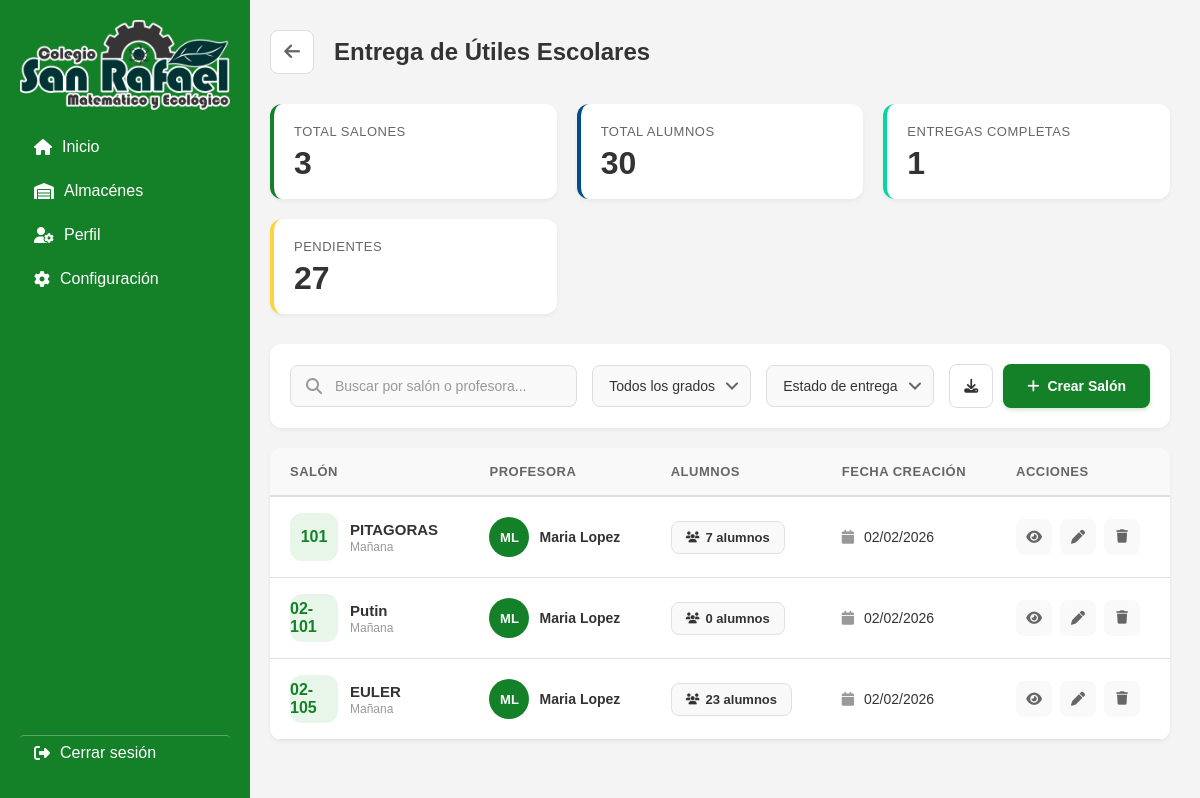
/entrega-utiles/, run on the app's committed database.
### app1/models.py (models this page shows, shortened)
class Salon(models.Model):
    TURNO_CHOICES = [
        ('Mañana', 'Mañana'),
        ('Tarde', 'Tarde'),
    ]
    GRADO_CHOICES = [
        (1, '1° Grado'),
        (2, '2° Grado'),
        (3, '3° Grado'),
        (4, '4° Grado'),
        (5, '5° Grado'),
        (6, '6° Grado'),
    ]
    nombre = models.CharField(max_length=100)
    codigo = models.CharField(max_length=10, unique=True)
    profesora = models.CharField(max_length=150)
    grado = models.IntegerField(choices=GRADO_CHOICES)
    turno = models.CharField(max_length=10, choices=TURNO_CHOICES, default='Mañana')
    fecha_creacion = models.DateTimeField(auto_now_add=True)
    class Meta:
        ordering = ['-fecha_creacion']
        verbose_name = 'Salón'
        verbose_name_plural = 'Salones'
    @property
    def profesora_iniciales(self):
        partes = self.profesora.split()
        return ''.join([p[0].upper() for p in partes if p])[:2]
    @property
    def total_alumnos(self):
        return self.alumnos.count()

### app1/view/Entregautiles.py (the view)
# urls.py: path('entrega-utiles/', Entregautiles.SalonesList.as_view(), name='entrega_utiles'),
class SalonesList(ListView):
    model = Salon
    template_name = 'almacenes/almutiles/Entregautiles.html'
    context_object_name = 'salones'
    paginate_by = 10
    def get_context_data(self, **kwargs):
        context = super().get_context_data(**kwargs)
        total_alumnos = Alumno.objects.count()
        completos = 0
        parciales = 0
        pendientes = 0
        sin_lista = 0
        for alumno in Alumno.objects.all():
            estado = alumno.estado_entrega
            if estado == 'completo':
                completos += 1
            elif estado == 'parcial':
                parciales += 1
            elif estado == 'no_entrego':
                pendientes += 1
            else:
                sin_lista += 1
        context['total_salones'] = Salon.objects.count()
        context['total_alumnos'] = total_alumnos
        context['entregas_completas'] = completos
        context['entregas_parciales'] = parciales
        context['pendientes'] = pendientes
        context['sin_lista'] = sin_lista
        return context

### app1/models.py (called while the page is built)
    @property
    def estado_entrega(self):
        entregas = self.entregas.all().select_related('util')
        if not entregas.exists():
            return 'sin_lista'
        total_pedido = 0
        total_entregado = 0
        for entrega in entregas:
            total_pedido += entrega.util.cantidad
            total_entregado += entrega.cantidad_entregada
        if total_entregado == 0:
            return 'no_entrego'
        elif total_entregado < total_pedido:
            return 'parcial'
        return 'completo'

### templates/almacenes/almutiles/Entregautiles.html (shortened to what this page needs)
{% extends 'layout.html' %}
{% load static %}
{% block content %}
<div class="almacenes-container">
    <header class="page-header">
        <a href="{% url 'almacenes' %}" class="btn-back" title="Regresar">
            <i class="fa-solid fa-arrow-left"></i>
        </a>
        <h2 class="section-title">Entrega de Útiles Escolares</h2>
    </header>
    <div class="stats-grid">
        <div class="stat-card">
            <div class="stat-label">Total Salones</div>
            <div class="stat-value">{{ total_salones|default:"0" }}</div>
        </div>
        <div class="stat-card">
            <div class="stat-label">Total Alumnos</div>
            <div class="stat-value">{{ total_alumnos|default:"0" }}</div>
        </div>
        <div class="stat-card">
            <div class="stat-label">Entregas Completas</div>
            <div class="stat-value">{{ entregas_completas|default:"0" }}</div>
        </div>
        <div class="stat-card">
            <div class="stat-label">Pendientes</div>
            <div class="stat-value">{{ pendientes|default:"0" }}</div>
        </div>
    </div>
    <div class="toolbar">
        <div class="toolbar-left">
            <div class="search-wrapper">
                <i class="fa-solid fa-magnifying-glass"></i>
                <input type="text" class="search-input" placeholder="Buscar por salón o profesora..." id="searchInput">
            </div>
            <select class="filter-select" id="filterGrado">
                <option value="">Todos los grados</option>
            </select>
            <select class="filter-select" id="filterEstado">
                <option value="">Estado de entrega</option>
            </select>
        </div>
        <div class="toolbar-right">
            <button class="btn btn-secondary btn-icon" title="Exportar">
                <i class="fa-solid fa-download"></i>
            </button>
            <a href="{% url 'crear_salon' %}" class="btn btn-primary">
                <i class="fa-solid fa-plus"></i>
                Crear Salón
            </a>
        </div>
    </div>
    {% if salones %}
    <div class="table-card">
        <div class="table-wrapper">
            <table class="data-table">
                <thead>
                    <tr>
                        <th>Salón</th>
                        <th>Profesora</th>
                        <th>Alumnos</th>
                        <th>Fecha Creación</th>
                        <th>Acciones</th>
                    </tr>
                </thead>
                <tbody>
                    {% for salon in salones %}
                    <tr onclick="window.location.href='{% url 'detalle_salon' salon.id %}'">
                        <td>
                            <div class="salon-cell">
                                <div class="salon-icon">{{ salon.codigo }}</div>
                                <div class="salon-info">
                                    <h4>{{ salon.nombre }}</h4>
                                    <p>{{ salon.turno }}</p>
                                </div>
                            </div>
                        </td>
                        <td>
                            <div class="teacher-cell">
                                <div class="teacher-avatar">{{ salon.profesora_iniciales }}</div>
                                <span class="teacher-name">{{ salon.profesora }}</span>
                            </div>
                        </td>
                        <td>
                            <span class="badge">
                                <i class="fa-solid fa-users"></i>
                                {{ salon.total_alumnos }} alumnos
                            </span>
                        </td>
                        <td class="date-cell">
                            <i class="fa-solid fa-calendar"></i>
                            {{ salon.fecha_creacion|date:"d/m/Y" }}
                        </td>
                        <td>
                            <div class="actions-cell">
                                <a href="{% url 'detalle_salon' salon.id %}" class="action-btn view" title="Ver detalles" onclick="event.stopPropagation()">
                                    <i class="fa-solid fa-eye"></i>
                                </a>
                                <a href="{% url 'editar_salon' salon.id %}" class="action-btn edit" title="Editar" onclick="event.stopPropagation()">
                                    <i class="fa-solid fa-pen"></i>
                                </a>
                                <button class="action-btn delete" title="Eliminar" onclick="event.stopPropagation(); confirmarEliminar({{ salon.id }})">
                                    <i class="fa-solid fa-trash"></i>
                                </button>
                            </div>
                        </td>
                    </tr>
                    {% endfor %}
                </tbody>
            </table>
        </div>
    </div>
    {% endif %}
</div>
{% endblock %}

### css/layout.css (style rules this page uses)
body { margin: 0; font-family: Arial, sans-serif; background-color: #f4f4f4; }

### data on the page
Salon: codigo "101", nombre "PITAGORAS", turno "Mañana", profesora_iniciales "ML", profesora "Maria Lopez", total_alumnos "7", fecha_creacion "02/02/2026"
Salon: codigo "02-101", nombre "Putin", turno "Mañana", profesora_iniciales "ML", profesora "Maria Lopez", total_alumnos "0", fecha_creacion "02/02/2026"
Salon: codigo "02-105", nombre "EULER", turno "Mañana", profesora_iniciales "ML", profesora "Maria Lopez", total_alumnos "23", fecha_creacion "02/02/2026"

### other printed values
{{ total_salones|default:"0" }} "3"
{{ total_alumnos|default:"0" }} "30"
{{ entregas_completas|default:"0" }} "1"
{{ pendientes|default:"0" }} "27"
